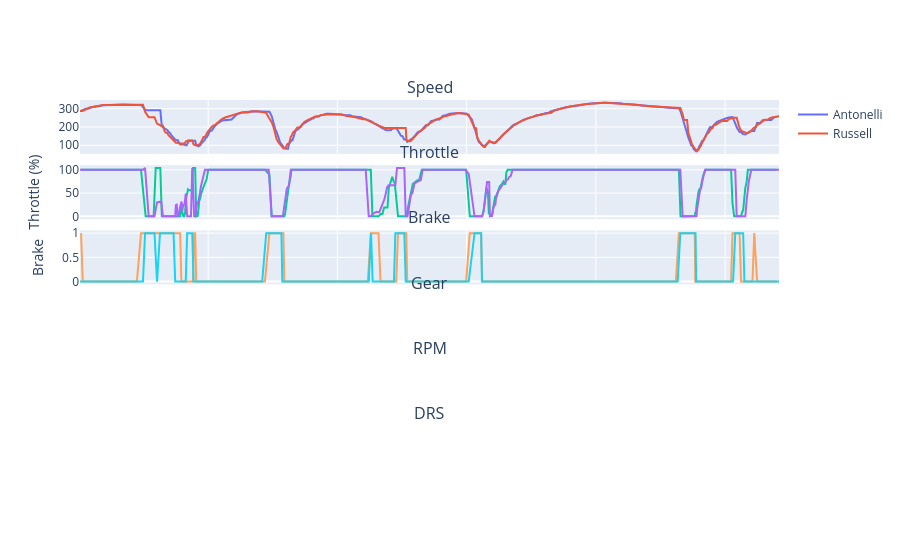

The notebook cell this image was saved under:
### Code cell
# Antonelli - Brake
fig.add_trace(
    go.Scatter(
        x=antonelli_car_data["Distance"],
        y=antonelli_car_data["Brake"].astype(int),
        name="Antonelli",
        mode="lines",
        showlegend=False
    ),
    row=3,
    col=1
)

# Russell - Brake
fig.add_trace(
    go.Scatter(
        x=russell_car_data["Distance"],
        y=russell_car_data["Brake"].astype(int),
        name="Russell",
        mode="lines",
        showlegend=False
    ),
    row=3,
    col=1
)

fig.update_yaxes(title_text="Brake", row=3, col=1)

### Figure 1 — Plotly figure (JSON) as saved in the notebook; plotly's stock layout.template omitted (floating-point values rounded to 4 significant figures; data arrays with more than 128 entries replaced by an {"elided": "..."} marker saying what was removed)
{"data": [{"mode": "lines", "name": "Antonelli", "type": "scatter", "x": {"elided": "349 float values"}, "xaxis": "x", "y": {"elided": "349 float values"}, "yaxis": "y"}, {"mode": "lines", "name": "Russell", "type": "scatter", "x": {"elided": "347 float values"}, "xaxis": "x", "y": {"elided": "347 float values"}, "yaxis": "y"}, {"mode": "lines", "name": "Antonelli", "showlegend": false, "type": "scatter", "x": {"elided": "349 float values"}, "xaxis": "x2", "y": {"elided": "349 float values"}, "yaxis": "y2"}, {"mode": "lines", "name": "Russell", "showlegend": false, "type": "scatter", "x": {"elided": "347 float values"}, "xaxis": "x2", "y": {"elided": "347 float values"}, "yaxis": "y2"}, {"mode": "lines", "name": "Antonelli", "showlegend": false, "type": "scatter", "x": {"elided": "349 float values"}, "xaxis": "x3", "y": {"elided": "349 int values"}, "yaxis": "y3"}, {"mode": "lines", "name": "Russell", "showlegend": false, "type": "scatter", "x": {"elided": "347 float values"}, "xaxis": "x3", "y": {"elided": "347 int values"}, "yaxis": "y3"}], "layout": {"annotations": [{"font": {"size": 16}, "showarrow": false, "text": "Speed", "x": 0.5, "xanchor": "center", "xref": "paper", "y": 1, "yanchor": "bottom", "yref": "paper"}, {"font": {"size": 16}, "showarrow": false, "text": "Throttle", "x": 0.5, "xanchor": "center", "xref": "paper", "y": 0.8283, "yanchor": "bottom", "yref": "paper"}, {"font": {"size": 16}, "showarrow": false, "text": "Brake", "x": 0.5, "xanchor": "center", "xref": "paper", "y": 0.6567, "yanchor": "bottom", "yref": "paper"}, {"font": {"size": 16}, "showarrow": false, "text": "Gear", "x": 0.5, "xanchor": "center", "xref": "paper", "y": 0.485, "yanchor": "bottom", "yref": "paper"}, {"font": {"size": 16}, "showarrow": false, "text": "RPM", "x": 0.5, "xanchor": "center", "xref": "paper", "y": 0.3133, "yanchor": "bottom", "yref": "paper"}, {"font": {"size": 16}, "showarrow": false, "text": "DRS", "x": 0.5, "xanchor": "center", "xref": "paper", "y": 0.1417, "yanchor": "bottom", "yref": "paper"}], "xaxis": {"anchor": "y", "domain": [0, 1], "matches": "x6", "showticklabels": false}, "xaxis2": {"anchor": "y2", "domain": [0, 1], "matches": "x6", "showticklabels": false}, "xaxis3": {"anchor": "y3", "domain": [0, 1], "matches": "x6", "showticklabels": false}, "xaxis4": {"anchor": "y4", "domain": [0, 1], "matches": "x6", "showticklabels": false}, "xaxis5": {"anchor": "y5", "domain": [0, 1], "matches": "x6", "showticklabels": false}, "xaxis6": {"anchor": "y6", "domain": [0, 1]}, "yaxis": {"anchor": "x", "domain": [0.8583, 1]}, "yaxis2": {"anchor": "x2", "domain": [0.6867, 0.8283], "title": {"text": "Throttle (%)"}}, "yaxis3": {"anchor": "x3", "domain": [0.515, 0.6567], "title": {"text": "Brake"}}, "yaxis4": {"anchor": "x4", "domain": [0.3433, 0.485]}, "yaxis5": {"anchor": "x5", "domain": [0.1717, 0.3133]}, "yaxis6": {"anchor": "x6", "domain": [0, 0.1417]}}}
